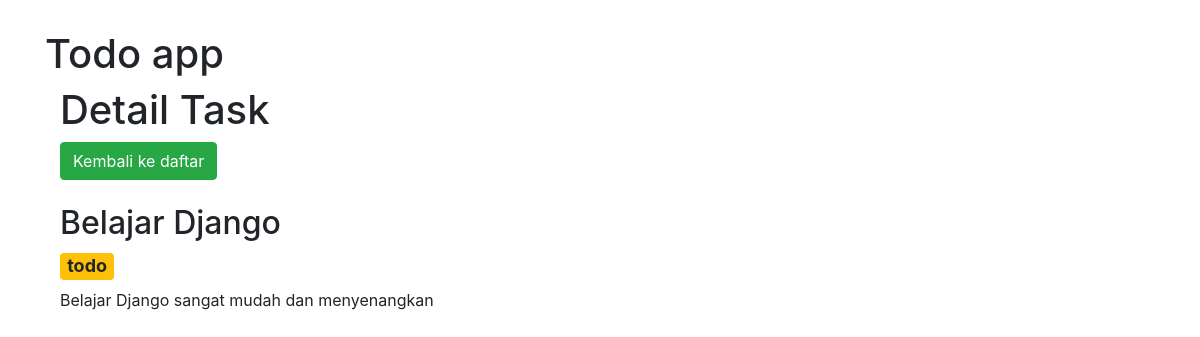
The app's page /todo/2/ with its own data.
### todo/models.py (models this page shows)
class Task(models.Model):
    class TaskStatus(models.TextChoices):
        TODO = 'todo', _('Todo')
        IN_PROGRESS = 'in_progress', _('In Progress')
        CLOSED = 'closed', _('Closed')
    title = models.CharField(max_length=100)
    description = models.TextField()
    status = models.CharField(
        max_length=20,
        choices=TaskStatus.choices,
        default=TaskStatus.TODO
    )
    created_at = models.DateTimeField(auto_now_add=True)
    updated_at = models.DateTimeField(auto_now=True)
    class Meta:
        db_table = 'tasks'

### todo/views.py (the view)
# urls.py: path('<int:task_id>/', detail_view, name='detail'),
def detail_view(request, task_id):
    try:
        task = Task.objects.get(pk=task_id)
        context = {
            'task': task
        }
    except Task.DoesNotExist:
        raise Http404("Task not found")
    return render(request, 'todo/detail.html', context)

### todo/templates/todo/detail.html
{% extends 'base.html' %}
{% block content %}
<div class="container">
    <h1>Detail Task</h1>
    <div>
        <a href="{% url 'todo:index' %}" class="btn btn-success">Kembali ke daftar</a>
    </div>
    <br>
    <div>
        <h2>{{ task.title }}</h2>
        <h4><span class="badge badge-warning">{{ task.status }}</span></h4>
        <p>
            {{task.description}}
        </p>
    </div>
</div>
{% endblock %}

### todo/templates/base.html (style rules this page uses)
body { margin-top: 30px; }

### records on screen
Task: title "Belajar Django", status "todo", description "Belajar Django sangat mudah dan menyenangkan"
